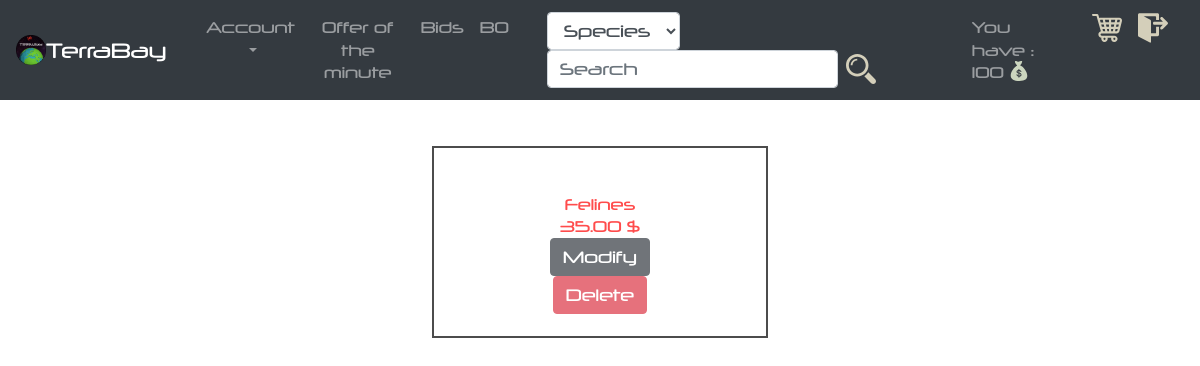
Page /controller/my_article.php (signed in) on the earlier database version.
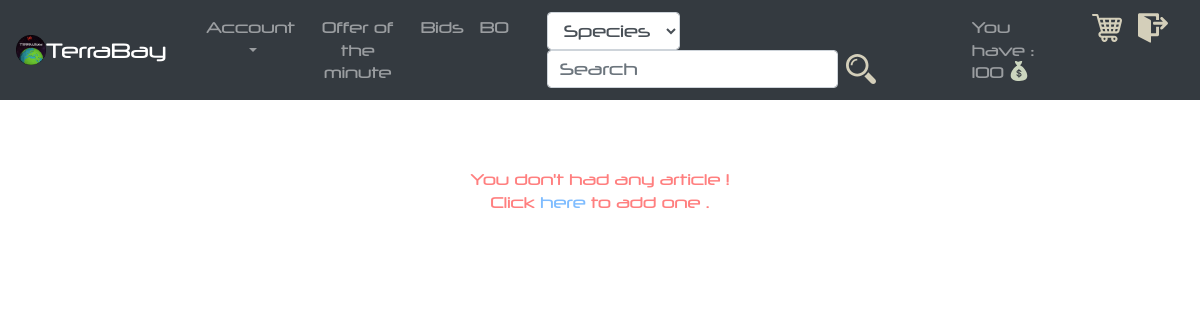
Same page on the later database version.
### tables this page shows
CREATE TABLE IF NOT EXISTS `articles` (
  `id_article` INT(11) NOT NULL AUTO_INCREMENT,
  `id_specie` INT(11) NULL DEFAULT NULL,
  `id_user` INT(11) NOT NULL,
  `description` VARCHAR(45) NOT NULL,
  `unit_price` DECIMAL(65,2) NOT NULL,
  `stock` INT(11) NOT NULL,
  `gender` ENUM('0', '1', '2') NULL DEFAULT NULL,
  `diet` ENUM('vegie', 'carnivorous', 'omnivorous') NOT NULL,
  `weight` DECIMAL(7,2) NULL DEFAULT NULL,
  `size` DECIMAL(5,2) NOT NULL,
  `color` VARCHAR(45) NOT NULL,
  `age` INT(11) NULL DEFAULT NULL,
  `status` ENUM('available', 'unavailable', 'bid') NOT NULL,
  `photo_path` VARCHAR(100) NULL,
  PRIMARY KEY (`id_article`),
  CONSTRAINT `articles_ibfk_1`
    FOREIGN KEY (`id_specie`)
    REFERENCES `species` (`id_specie`)
    ON DELETE CASCADE
    ON UPDATE CASCADE,
  CONSTRAINT `articles_ibfk_2`
    FOREIGN KEY (`id_user`)
    REFERENCES `users` (`id_user`)
    ON DELETE CASCADE
    ON UPDATE CASCADE);

CREATE TABLE IF NOT EXISTS `species` (
  `id_specie` INT(11) NOT NULL AUTO_INCREMENT,
  `name` VARCHAR(45) NOT NULL,
  PRIMARY KEY (`id_specie`));

### model/my_article.php (called while the page is built, shortened)
<?php
	require_once("../controller/db_connexion.php");
	$sql ='select id_user from users where pseudo = "'.$_SESSION['pseudo'].'"';
	$req = $db_connexion->query($sql);
	$id = $req->fetch();
	$sql = 'select id_article, unit_price, species.name from users inner join articles on users.id_user = articles.id_user inner join species on articles.id_specie = species.id_specie where users.id_user = "'.$id['id_user'].'"';
	$req = $db_connexion->query($sql);
	$i=0;
	while ($row = $req->fetch()){
		$data[$i]=$row;
		$i++;
	}
?>

### view/my_article.php (the view, shortened to what this page needs)
<?php
	echo "<h2><center>Your articles</h2></center>";
?>
<div id="box3">
<?php
	if (isset($data)) {
		for ($i=0; $i <count($data) ; $i++) {
			echo "<center><div class='col-sm-3' style='background-color:white; opacity:0.7; color:red; border:solid black 2px ;overflow: hidden;max-width: 336px; '><br>";
			echo "<br>".$data[$i]['name']."<br>".$data[$i]['unit_price']." $<br>
			<form action='../controller/modify_article.php?id=".$data[$i]['id_article']."' method='POST'>
			<input type='submit' class='btn btn-dark' style='background-color:dark;'  value='Modify'></form>
			<form action='../controller/delete_article.php?id=".$data[$i]['id_article']."' method='POST'>
			<input type='submit' class='btn btn-danger' style='background-color:dark;' value='Delete'></form><br>
			</div></center>";
		}
	} else {
		echo "<div id='box'><br>You don't had any article !<br>Click <a href='../controller/add_article_display.php'>here</a> to add one .<br><br></div>";
	}
?>
</div>
</body>
</html>

### controller/my_article.php (shortened to what this page needs)
<?php
	if (empty($_SESSION["pseudo"])){
		header("location:../index.php");
	}else{
		include("../view/header.php");
		require_once("../model/my_article.php");
		require_once("../view/my_article.php");
	}
?>

### view/header.php (shortened to what this page needs)
<!DOCTYPE html>
<html>
  <head>
    <link rel="stylesheet" href="../view/css/bootstrap/bootstrap.css" >
    <link rel="stylesheet" href="../view/css/style.css">
  </head>
  <body>
    <nav class="navbar navbar-expand-lg navbar-dark bg-dark">
      <a class="navbar-brand" href="../controller/home_controller.php">
      <img src="../view/images/logo.png" width="30" height="30" class="d-inline-block align-top" alt="">TerraBay</a>
      <div class="collapse navbar-collapse row ml-3" id="navbarSupportedContent">
        <ul class="navbar-nav mr-auto col-lg-4 text-center">
          <li class="nav-item dropdown">
            <a class="nav-link dropdown-toggle" href="../controller/home_controller.php" id="navbarDropdown" role="button" data-toggle="dropdown" aria-haspopup="true" aria-expanded="false">Account</a>
          </li>
          <li class="nav-item"><a class="nav-link" href="../controller/offer_of_the_hour_controller.php">Offer of the minute</a></li>
          <li class="nav-item"><a class="nav-link" href="../controller/controller_bids.php">Bids</a></li>
          <?php
            if (isset($_SESSION['admin'])) {
               echo "<li class='nav-item'><a class='nav-link' href='../controller/backoffice_controller.php'>BO</a></li>";
            }
          ?>
        </ul>
        <form class="form-inline col-lg-5 text-center" action="../controller/home_controller.php?go=search" method="post">
          <select class="form-control"><option>Species</option></select>
          <input class="form-control mr-sm-2" type="search" placeholder="Search" aria-label="Search" name="search">
          <input type="image" src="../view/images/search.svg"  name="search" alt="Supprimer" width="30" height="30">
        </form>
        <div class="collapse navbar-collapse col-lg-3 mr-auto" id="navbarSupportedContent">
          <ul class="navbar-nav mr-auto float-right">
            <li class="nav-item"><a class="nav-link mr-4" href="../controller/controller_monney.php"> You have : <?php echo round($_SESSION['monney'])." "; ?><img src="../view/images/monney.svg" width="20" height="20" class="d-inline-block align-top" alt=""></a></li>
            <a class="navbar-brand ml-2" href="../controller/caddy_controller.php">
            <img src="../view/images/caddy.svg" width="30" height="30" class="d-inline-block align-top" alt=""></a>
            <a class="navbar-brand ml" href="../controller/disconnect.php">
            <img src="../view/images/disconnect.svg" width="30" height="30" class="d-inline-block align-top" alt=""></a>
          </ul>
        </div>
    </nav>

### view/css/style.css (style rules this page uses)
body { background-image: url("../../view/images/background1.jpg"); background-size: 100%; color : white; overflow-X:hidden; font-family: "neuropol"; font-size: 15px; background-attachment: fixed; }
h2 { font-family: "telemarines"; }
#box { background-color :white; opacity: 0.5; border-radius: 5px; width :1000px; text-align : center; margin:auto; color:red; }

Differences in the rows shown:
removed articles: id_specie.name "Felines", unit_price "35.00"
Other differences:
text now shown: "You don't had any article ! Click here to add one ."
